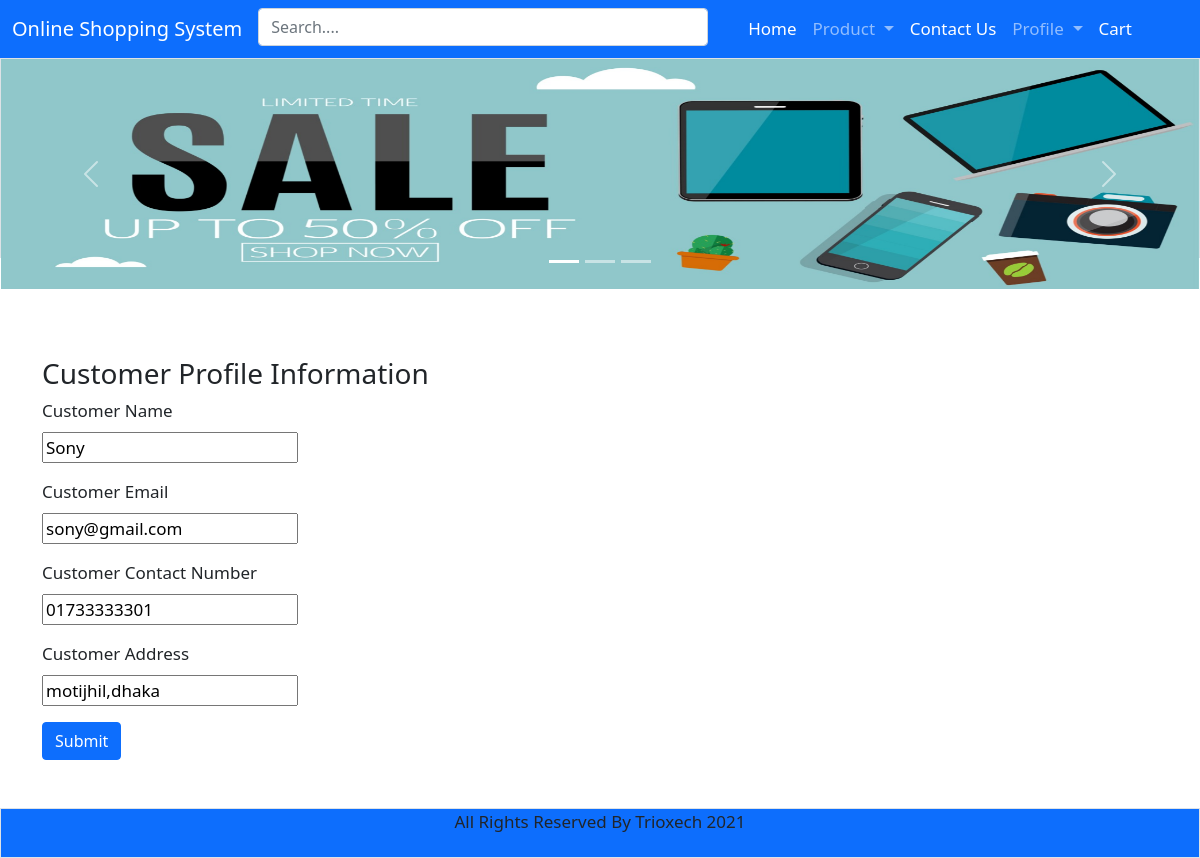
Screenshot of /customer/customer_dashboard.php (signed in) with the database file from the repository.
### tables this page shows
CREATE TABLE `customer` (
  `id` int(11) NOT NULL,
  `customer_id` varchar(255) NOT NULL,
  `customer_name` varchar(70) NOT NULL,
  `customer_contact_number` varchar(70) DEFAULT NULL,
  `customer_address` varchar(70) DEFAULT NULL,
  `user_id` varchar(255) DEFAULT NULL
);

### includes/function_inc.php (called while the page is built, shortened)
<?php
function getCustomerInfo($conn, $userId)
{
    $sql = "SELECT customer_id, customer_name, customer_contact_number,customer_address
            FROM customer
            WHERE user_id='$userId'";
    $res = mysqli_query($conn, $sql);
    $customerInformation = '';
    if ($res->num_rows > 0) {
        while ($row = $res->fetch_assoc()) {
            $customerInformation = array('customer_id' => $row['customer_id'], 'customer_name' => $row['customer_name'], 'customer_contact_number' => $row['customer_contact_number'], 'customer_address' => $row['customer_address'], 'customer_email' => '');
        }
    }
    $sql = "SELECT user_email
            FROM users
            WHERE user_id='$userId'";
    $res = mysqli_query($conn, $sql);
    if ($res->num_rows > 0) {
        while ($row = $res->fetch_assoc()) {
            $customerInformation['customer_email'] = $row['user_email'];
        }
    }
    return $customerInformation;
}

### customer/customer_dashboard.php (the view, shortened to what this page needs)
<?php
include_once '../header.php';
include_once '../includes/dbh_inc.php';
include_once '../includes/function_inc.php';
$customerInformation = getCustomerInfo($conn, $_SESSION['user_id']);
?>
<div class="customer-dashboard container">
    <br> <br>
    <h3>Customer Profile Information</h3>
    <form action="/online_shopping_system/includes/customer_inc/customer_update_info_inc.php" method="POST">
        <div class="mb-3">
            <label class="form-label">Customer Name</label> <br>
            <input type="text" name="customer_name" value="<?php echo $customerInformation['customer_name']; ?>">
        </div>
        <div class="mb-3">
            <label class="form-label">Customer Email</label> <br>
            <input type="text" name="customer_email" value="<?php echo $customerInformation['customer_email']; ?>">
        </div>
        <div class="mb-3">
            <label class="form-label">Customer Contact Number</label> <br>
            <?php
            if ($customerInformation['customer_contact_number'] == '') {
            ?>
                <input type="text" name="customer_contact_number" placeholder="Please Set Contact Number">
            <?php } else {
            ?>
                <input type="text" name="customer_contact_number" value="<?php echo $customerInformation['customer_contact_number']; ?>">
            <?php
            }
            ?>
        </div>
        <div class="mb-3">
            <label class="form-label">Customer Address</label> <br>
            <?php
            if ($customerInformation['customer_address'] == '') {
            ?>
                <input type="text" name="customer_address" placeholder="Please Set Address">
            <?php } else {
            ?>
                <input type="text" name="customer_address" value="<?php echo $customerInformation['customer_address'] ?>">
            <?php }
            ?>
        </div>
        <button type="submit" class="btn btn-primary" name="customer_update">Submit</button>
    </form>
</div>
<?php
include_once '../footer.php';
?>

### header.php (style rules this page uses)
body { font-size: 17px; }

### rows the page displays
customer: customer_name "Sony", customer_contact_number "01733333301", customer_address "motijhil,dhaka"
